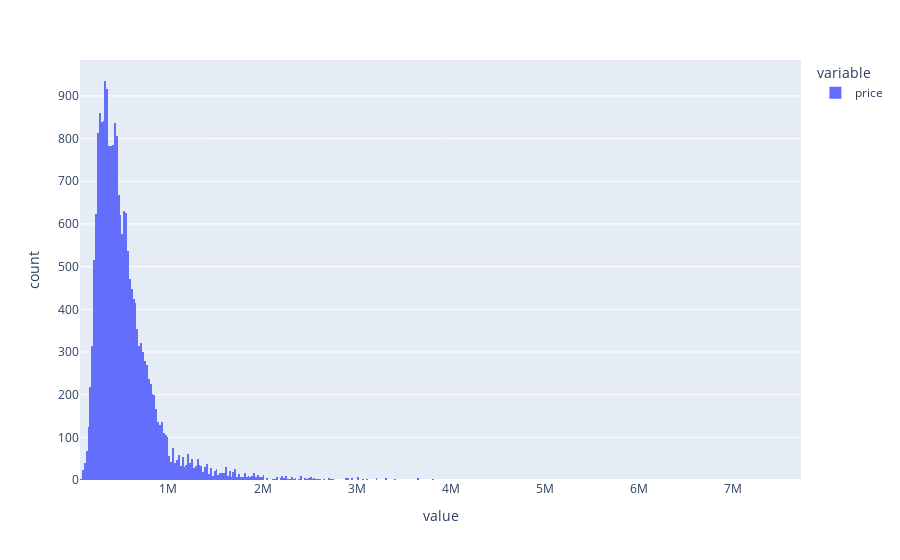

Here is the notebook cell this chart was saved with:
### Code cell
# Using Plotly for interactive histogram
px.histogram(data['price'])

### Figure 1 — Plotly figure (JSON) as saved in the notebook; plotly's stock layout.template omitted (floating-point values rounded to 4 significant figures; data arrays with more than 128 entries replaced by an {"elided": "..."} marker saying what was removed)
{"data": [{"bingroup": "x", "hovertemplate": "variable=price<br>value=%{x}<br>count=%{y}<extra></extra>", "legendgroup": "price", "marker": {"color": "#636efa", "pattern": {"shape": ""}}, "name": "price", "orientation": "v", "showlegend": true, "type": "histogram", "x": {"elided": "21613 float values"}, "xaxis": "x", "yaxis": "y"}], "layout": {"barmode": "relative", "legend": {"title": {"text": "variable"}, "tracegroupgap": 0}, "margin": {"t": 60}, "xaxis": {"anchor": "y", "domain": [0, 1], "title": {"text": "value"}}, "yaxis": {"anchor": "x", "domain": [0, 1], "title": {"text": "count"}}}}
